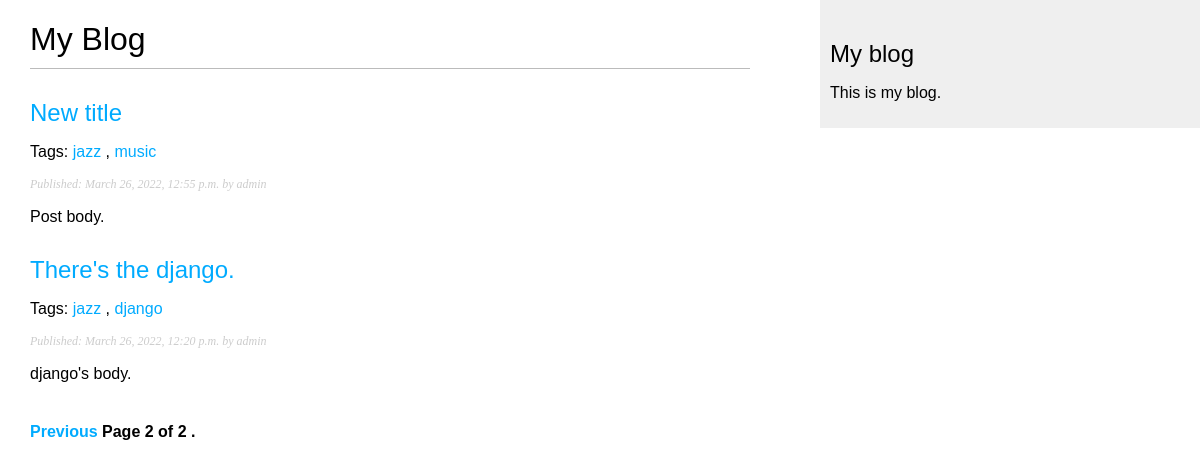
Screenshot of /blog/?page=2 with the database file from the repository.
### blog/models.py (models this page shows, shortened)
class Post(models.Model):
    STATUS_CHOICES = (
        ('draft', 'Draft'),
        ('published', 'Published')
    )
    title = models.CharField(max_length=250)
    slug = models.SlugField(max_length=250, unique_for_date='publish')
    author = models.ForeignKey(User, on_delete=models.CASCADE, related_name='blog_posts')
    body = models.TextField()
    publish = models.DateTimeField(default=timezone.now)
    created = models.DateTimeField(auto_now_add=True)
    updated = models.DateTimeField(auto_now=True)
    status = models.CharField(max_length=10, choices=STATUS_CHOICES, default='draft')
    objects = models.Manager()
    published = PublishedManager()
    tags = TaggableManager()
    class Meta:
        ordering = ('-publish',)
    def get_absolute_url(self):
        return reverse('blog:post_detail',
                       args=[self.publish.year,
                             self.publish.month,
                             self.publish.day,
                             self.slug])

### blog/views.py (the view)
# urls.py: path('', views.post_list, name='post_list'),
def post_list(request, tag_slug=None):
    objects_list = Post.published.all()
    tag = None
    if tag_slug:
        tag = get_object_or_404(Tag, slug=tag_slug)
        objects_list = objects_list.filter(tags__in=[tag])
    paginator = Paginator(objects_list, 3)
    page = request.GET.get('page')
    try:
        posts = paginator.page(page)
    except PageNotAnInteger:
        posts = paginator.page(1)
    except EmptyPage:
        posts = paginator.page(paginator.num_pages)
    return render(request, 'blog/post/list.html', {'page': page,
                                                   'posts': posts,
                                                   'tag': tag})

### blog/models.py (called while the page is built)
    def get_queryset(self):
        return super(PublishedManager,
                     self).get_queryset()\
                          .filter(status='published')

### blog/templates/blog/post/list.html (shortened to what this page needs)
{% extends "blog/base.html" %}
{% block content %}
  <h1>My Blog</h1>
  {% for post in posts %}
    <h2>
      <a href="{{ post.get_absolute_url }}">{{ post.title }}</a>
    </h2>
    <p class="tags">
      Tags:
        {% for tag in post.tags.all %}
          <a href="{% url 'blog:post_list_by_tag' tag.slug %}">{{ tag.name }}</a>
          {% if not forloop.last %},
          {% endif %}
        {% endfor %}
    </p>
    <p class="date">
      Published: {{ post.publish }} by {{ post.author }}
    </p>
    {{ post.body|truncatewords:30|linebreaks }}
  {% endfor %}
  {% include "blog/pagination.html" with page=posts %}
{% endblock %}

### blog/static/css/blog.css (style rules this page uses)
body { margin:0; padding:0; font-family:helvetica, sans-serif; }
a { color:#00abff; text-decoration:none; }
h1 { font-weight:normal; border-bottom:1px solid #bbb; padding:0 0 10px 0; }
h2 { font-weight:normal; margin:30px 0 0; }
p.date { color:#ccc; font-family: georgia, serif; font-size: 12px; font-style: italic; }

### rows the page displays
Post: title "New title", publish "March 26, 2022, 12:55 p.m.", author "admin", body "Post body."
Tag: name "jazz"
Tag: name "music"
Post: title "There's the django.", publish "March 26, 2022, 12:20 p.m.", author "admin", body "django's body."
Tag: name "django"

### other values shown
{{ page.number }} "2"
{{ page.paginator.num_pages }} "2"
